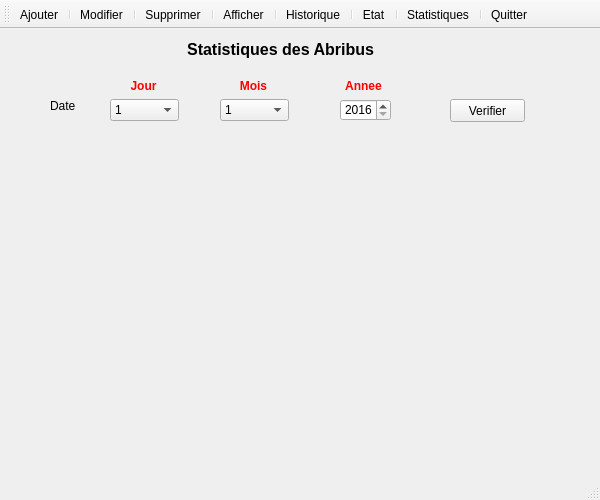
<?xml version="1.0" encoding="UTF-8"?>
<ui version="4.0">
 <class>Passage</class>
 <widget class="QMainWindow" name="Passage">
  <property name="geometry">
   <rect>
    <x>0</x>
    <y>0</y>
    <width>600</width>
    <height>500</height>
   </rect>
  </property>
  <property name="windowTitle">
   <string>Passage Pieton</string>
  </property>
  <property name="windowIcon">
   <iconset resource="ressource.qrc">
    <normaloff>:/icone/ChoixObjet/person-crossing-street-on-crosswalk.png</normaloff>:/icone/ChoixObjet/person-crossing-street-on-crosswalk.png</iconset>
  </property>
  <widget class="QWidget" name="centralwidget">
   <widget class="QStackedWidget" name="stackedWidget">
    <property name="geometry">
     <rect>
      <x>10</x>
      <y>10</y>
      <width>591</width>
      <height>541</height>
     </rect>
    </property>
    <property name="currentIndex">
     <number>6</number>
    </property>
    <widget class="QWidget" name="Historique">
     <widget class="QLabel" name="label_2">
      <property name="geometry">
       <rect>
        <x>60</x>
        <y>30</y>
        <width>47</width>
        <height>13</height>
       </rect>
      </property>
      <property name="text">
       <string>Numero</string>
      </property>
     </widget>
     <widget class="QComboBox" name="numerorechhist">
      <property name="geometry">
       <rect>
        <x>140</x>
        <y>30</y>
        <width>41</width>
        <height>22</height>
       </rect>
      </property>
     </widget>
     <widget class="QLabel" name="label_28">
      <property name="geometry">
       <rect>
        <x>260</x>
        <y>0</y>
        <width>111</width>
        <height>21</height>
       </rect>
      </property>
      <property name="text">
       <string>&lt;html&gt;&lt;head/&gt;&lt;body&gt;&lt;p align=&quot;center&quot;&gt;&lt;span style=&quot; font-size:12pt; font-weight:600;&quot;&gt;Historique&lt;/span&gt;&lt;/p&gt;&lt;/body&gt;&lt;/html&gt;</string>
      </property>
      <property name="wordWrap">
       <bool>false</bool>
      </property>
     </widget>
     <widget class="QTableView" name="tablehistoriquepa">
      <property name="geometry">
       <rect>
        <x>15</x>
        <y>71</y>
        <width>541</width>
        <height>331</height>
       </rect>
      </property>
     </widget>
     <widget class="QPushButton" name="verifierhist">
      <property name="geometry">
       <rect>
        <x>230</x>
        <y>30</y>
        <width>75</width>
        <height>23</height>
       </rect>
      </property>
      <property name="text">
       <string>Verifier</string>
      </property>
     </widget>
    </widget>
    <widget class="QWidget" name="Afficher">
     <widget class="QLabel" name="label_29">
      <property name="geometry">
       <rect>
        <x>260</x>
        <y>0</y>
        <width>111</width>
        <height>21</height>
       </rect>
      </property>
      <property name="text">
       <string>&lt;html&gt;&lt;head/&gt;&lt;body&gt;&lt;p align=&quot;center&quot;&gt;&lt;span style=&quot; font-size:12pt; font-weight:600;&quot;&gt;Afficher&lt;/span&gt;&lt;/p&gt;&lt;/body&gt;&lt;/html&gt;</string>
      </property>
      <property name="wordWrap">
       <bool>false</bool>
      </property>
     </widget>
     <widget class="QTableView" name="tableafficherpa">
      <property name="geometry">
       <rect>
        <x>5</x>
        <y>41</y>
        <width>571</width>
        <height>341</height>
       </rect>
      </property>
     </widget>
    </widget>
    <widget class="QWidget" name="Ajouter">
     <widget class="QLabel" name="label_3">
      <property name="geometry">
       <rect>
        <x>40</x>
        <y>40</y>
        <width>47</width>
        <height>13</height>
       </rect>
      </property>
      <property name="text">
       <string>Numero</string>
      </property>
     </widget>
     <widget class="QLabel" name="label_4">
      <property name="geometry">
       <rect>
        <x>40</x>
        <y>70</y>
        <width>47</width>
        <height>13</height>
       </rect>
      </property>
      <property name="text">
       <string>Nom</string>
      </property>
     </widget>
     <widget class="QLabel" name="label_5">
      <property name="geometry">
       <rect>
        <x>40</x>
        <y>110</y>
        <width>47</width>
        <height>13</height>
       </rect>
      </property>
      <property name="text">
       <string>Lieu</string>
      </property>
     </widget>
     <widget class="QLabel" name="label_6">
      <property name="geometry">
       <rect>
        <x>40</x>
        <y>150</y>
        <width>71</width>
        <height>16</height>
       </rect>
      </property>
      <property name="text">
       <string>Commentaire</string>
      </property>
     </widget>
     <widget class="QLabel" name="label_7">
      <property name="geometry">
       <rect>
        <x>40</x>
        <y>220</y>
        <width>47</width>
        <height>13</height>
       </rect>
      </property>
      <property name="text">
       <string>Etat</string>
      </property>
     </widget>
     <widget class="QLineEdit" name="nomajpa">
      <property name="geometry">
       <rect>
        <x>130</x>
        <y>70</y>
        <width>221</width>
        <height>20</height>
       </rect>
      </property>
     </widget>
     <widget class="QTextEdit" name="commentaireajpa">
      <property name="geometry">
       <rect>
        <x>130</x>
        <y>150</y>
        <width>221</width>
        <height>61</height>
       </rect>
      </property>
     </widget>
     <widget class="QLineEdit" name="lieuajpa">
      <property name="geometry">
       <rect>
        <x>130</x>
        <y>110</y>
        <width>221</width>
        <height>20</height>
       </rect>
      </property>
     </widget>
     <widget class="QSpinBox" name="numeroajpa">
      <property name="geometry">
       <rect>
        <x>130</x>
        <y>40</y>
        <width>42</width>
        <height>22</height>
       </rect>
      </property>
     </widget>
     <widget class="QPushButton" name="ajouterpa">
      <property name="geometry">
       <rect>
        <x>180</x>
        <y>300</y>
        <width>75</width>
        <height>23</height>
       </rect>
      </property>
      <property name="text">
       <string>Ajouter</string>
      </property>
     </widget>
     <widget class="QPushButton" name="annuleraj">
      <property name="geometry">
       <rect>
        <x>340</x>
        <y>300</y>
        <width>75</width>
        <height>23</height>
       </rect>
      </property>
      <property name="text">
       <string>Annuler</string>
      </property>
     </widget>
     <widget class="QLabel" name="label_26">
      <property name="geometry">
       <rect>
        <x>260</x>
        <y>0</y>
        <width>111</width>
        <height>21</height>
       </rect>
      </property>
      <property name="text">
       <string>&lt;html&gt;&lt;head/&gt;&lt;body&gt;&lt;p align=&quot;center&quot;&gt;&lt;span style=&quot; font-size:12pt; font-weight:600;&quot;&gt;Ajouter&lt;/span&gt;&lt;/p&gt;&lt;/body&gt;&lt;/html&gt;</string>
      </property>
      <property name="wordWrap">
       <bool>false</bool>
      </property>
     </widget>
     <widget class="QComboBox" name="etatajpa">
      <property name="geometry">
       <rect>
        <x>130</x>
        <y>220</y>
        <width>69</width>
        <height>22</height>
       </rect>
      </property>
      <item>
       <property name="text">
        <string>Allume</string>
       </property>
      </item>
      <item>
       <property name="text">
        <string>Eteinte</string>
       </property>
      </item>
     </widget>
     <zorder>annuleraj</zorder>
     <zorder>label_6</zorder>
     <zorder>label_26</zorder>
     <zorder>label_5</zorder>
     <zorder>numeroajpa</zorder>
     <zorder>label_3</zorder>
     <zorder>label_7</zorder>
     <zorder>ajouterpa</zorder>
     <zorder>label_4</zorder>
     <zorder>lieuajpa</zorder>
     <zorder>nomajpa</zorder>
     <zorder>commentaireajpa</zorder>
     <zorder>etatajpa</zorder>
    </widget>
    <widget class="QWidget" name="Etat">
     <widget class="QComboBox" name="numerorechpa">
      <property name="geometry">
       <rect>
        <x>110</x>
        <y>40</y>
        <width>69</width>
        <height>22</height>
       </rect>
      </property>
     </widget>
     <widget class="QLabel" name="label">
      <property name="geometry">
       <rect>
        <x>40</x>
        <y>40</y>
        <width>91</width>
        <height>20</height>
       </rect>
      </property>
      <property name="text">
       <string>Numero</string>
      </property>
     </widget>
     <widget class="QLabel" name="label_27">
      <property name="geometry">
       <rect>
        <x>260</x>
        <y>0</y>
        <width>111</width>
        <height>21</height>
       </rect>
      </property>
      <property name="text">
       <string>&lt;html&gt;&lt;head/&gt;&lt;body&gt;&lt;p align=&quot;center&quot;&gt;&lt;span style=&quot; font-size:12pt; font-weight:600;&quot;&gt;Etat&lt;/span&gt;&lt;/p&gt;&lt;/body&gt;&lt;/html&gt;</string>
      </property>
      <property name="wordWrap">
       <bool>false</bool>
      </property>
     </widget>
     <widget class="QTableView" name="tableetatpa">
      <property name="geometry">
       <rect>
        <x>130</x>
        <y>80</y>
        <width>351</width>
        <height>61</height>
       </rect>
      </property>
     </widget>
     <widget class="QPushButton" name="verifieretatpa">
      <property name="geometry">
       <rect>
        <x>240</x>
        <y>40</y>
        <width>75</width>
        <height>23</height>
       </rect>
      </property>
      <property name="text">
       <string>Verifier</string>
      </property>
     </widget>
     <widget class="QLabel" name="imagepa">
      <property name="geometry">
       <rect>
        <x>340</x>
        <y>190</y>
        <width>201</width>
        <height>151</height>
       </rect>
      </property>
      <property name="text">
       <string/>
      </property>
     </widget>
    </widget>
    <widget class="QWidget" name="Modifier">
     <widget class="QLabel" name="label_10">
      <property name="geometry">
       <rect>
        <x>40</x>
        <y>300</y>
        <width>61</width>
        <height>20</height>
       </rect>
      </property>
      <property name="text">
       <string>Nom capteur</string>
      </property>
     </widget>
     <widget class="QLabel" name="label_11">
      <property name="geometry">
       <rect>
        <x>40</x>
        <y>190</y>
        <width>71</width>
        <height>16</height>
       </rect>
      </property>
      <property name="text">
       <string>Commentaire</string>
      </property>
     </widget>
     <widget class="QLabel" name="label_12">
      <property name="geometry">
       <rect>
        <x>40</x>
        <y>260</y>
        <width>47</width>
        <height>13</height>
       </rect>
      </property>
      <property name="text">
       <string>Etat</string>
      </property>
     </widget>
     <widget class="QPushButton" name="annlermo">
      <property name="geometry">
       <rect>
        <x>340</x>
        <y>330</y>
        <width>75</width>
        <height>23</height>
       </rect>
      </property>
      <property name="text">
       <string>Annuler</string>
      </property>
     </widget>
     <widget class="QLineEdit" name="NomCapteurmo">
      <property name="geometry">
       <rect>
        <x>130</x>
        <y>300</y>
        <width>221</width>
        <height>20</height>
       </rect>
      </property>
     </widget>
     <widget class="QPushButton" name="enregistrer">
      <property name="geometry">
       <rect>
        <x>180</x>
        <y>330</y>
        <width>75</width>
        <height>23</height>
       </rect>
      </property>
      <property name="text">
       <string>Enregistrer</string>
      </property>
     </widget>
     <widget class="QLabel" name="label_13">
      <property name="geometry">
       <rect>
        <x>40</x>
        <y>40</y>
        <width>47</width>
        <height>13</height>
       </rect>
      </property>
      <property name="text">
       <string>Numero</string>
      </property>
     </widget>
     <widget class="QLineEdit" name="Lieumo">
      <property name="geometry">
       <rect>
        <x>130</x>
        <y>150</y>
        <width>221</width>
        <height>20</height>
       </rect>
      </property>
     </widget>
     <widget class="QLabel" name="label_15">
      <property name="geometry">
       <rect>
        <x>40</x>
        <y>150</y>
        <width>47</width>
        <height>13</height>
       </rect>
      </property>
      <property name="text">
       <string>Lieu</string>
      </property>
     </widget>
     <widget class="QTextEdit" name="Commentairemo">
      <property name="geometry">
       <rect>
        <x>130</x>
        <y>190</y>
        <width>221</width>
        <height>61</height>
       </rect>
      </property>
     </widget>
     <widget class="QLineEdit" name="Nommo">
      <property name="geometry">
       <rect>
        <x>130</x>
        <y>110</y>
        <width>221</width>
        <height>20</height>
       </rect>
      </property>
     </widget>
     <widget class="QLabel" name="label_16">
      <property name="geometry">
       <rect>
        <x>40</x>
        <y>110</y>
        <width>47</width>
        <height>13</height>
       </rect>
      </property>
      <property name="text">
       <string>Nom</string>
      </property>
     </widget>
     <widget class="QComboBox" name="Numerorech">
      <property name="geometry">
       <rect>
        <x>130</x>
        <y>30</y>
        <width>69</width>
        <height>22</height>
       </rect>
      </property>
      <item>
       <property name="text">
        <string>1</string>
       </property>
      </item>
      <item>
       <property name="text">
        <string>2</string>
       </property>
      </item>
      <item>
       <property name="text">
        <string>3</string>
       </property>
      </item>
      <item>
       <property name="text">
        <string>4</string>
       </property>
      </item>
      <item>
       <property name="text">
        <string>5</string>
       </property>
      </item>
      <item>
       <property name="text">
        <string>6</string>
       </property>
      </item>
     </widget>
     <widget class="QLabel" name="label_25">
      <property name="geometry">
       <rect>
        <x>260</x>
        <y>0</y>
        <width>111</width>
        <height>21</height>
       </rect>
      </property>
      <property name="text">
       <string>&lt;html&gt;&lt;head/&gt;&lt;body&gt;&lt;p align=&quot;center&quot;&gt;&lt;span style=&quot; font-size:12pt; font-weight:600;&quot;&gt;Modifier&lt;/span&gt;&lt;/p&gt;&lt;/body&gt;&lt;/html&gt;</string>
      </property>
      <property name="wordWrap">
       <bool>false</bool>
      </property>
     </widget>
     <widget class="QComboBox" name="etatmo">
      <property name="geometry">
       <rect>
        <x>130</x>
        <y>260</y>
        <width>69</width>
        <height>22</height>
       </rect>
      </property>
      <item>
       <property name="text">
        <string>Allume</string>
       </property>
      </item>
      <item>
       <property name="text">
        <string>Eteinte</string>
       </property>
      </item>
     </widget>
     <widget class="QPushButton" name="Rechercher">
      <property name="geometry">
       <rect>
        <x>220</x>
        <y>30</y>
        <width>75</width>
        <height>23</height>
       </rect>
      </property>
      <property name="text">
       <string>Rechercher</string>
      </property>
     </widget>
     <widget class="QLineEdit" name="Numeromo">
      <property name="geometry">
       <rect>
        <x>130</x>
        <y>70</y>
        <width>221</width>
        <height>20</height>
       </rect>
      </property>
     </widget>
     <widget class="QLabel" name="label_9">
      <property name="geometry">
       <rect>
        <x>40</x>
        <y>70</y>
        <width>47</width>
        <height>13</height>
       </rect>
      </property>
      <property name="text">
       <string>Numero</string>
      </property>
     </widget>
    </widget>
    <widget class="QWidget" name="Supprimer">
     <widget class="QLabel" name="label_17">
      <property name="geometry">
       <rect>
        <x>40</x>
        <y>280</y>
        <width>47</width>
        <height>13</height>
       </rect>
      </property>
      <property name="text">
       <string>Etat</string>
      </property>
     </widget>
     <widget class="QTextEdit" name="Commentairesupp">
      <property name="geometry">
       <rect>
        <x>130</x>
        <y>200</y>
        <width>221</width>
        <height>61</height>
       </rect>
      </property>
     </widget>
     <widget class="QLabel" name="label_18">
      <property name="geometry">
       <rect>
        <x>40</x>
        <y>40</y>
        <width>47</width>
        <height>13</height>
       </rect>
      </property>
      <property name="text">
       <string>Numero</string>
      </property>
     </widget>
     <widget class="QLabel" name="label_20">
      <property name="geometry">
       <rect>
        <x>40</x>
        <y>200</y>
        <width>71</width>
        <height>16</height>
       </rect>
      </property>
      <property name="text">
       <string>Commentaire</string>
      </property>
     </widget>
     <widget class="QPushButton" name="annlersupp">
      <property name="geometry">
       <rect>
        <x>340</x>
        <y>350</y>
        <width>75</width>
        <height>23</height>
       </rect>
      </property>
      <property name="text">
       <string>Annuler</string>
      </property>
     </widget>
     <widget class="QPushButton" name="Supprimer_2">
      <property name="geometry">
       <rect>
        <x>180</x>
        <y>350</y>
        <width>75</width>
        <height>23</height>
       </rect>
      </property>
      <property name="text">
       <string>Supprimer</string>
      </property>
     </widget>
     <widget class="QComboBox" name="Numerorechsupp">
      <property name="geometry">
       <rect>
        <x>130</x>
        <y>40</y>
        <width>69</width>
        <height>22</height>
       </rect>
      </property>
      <item>
       <property name="text">
        <string>1</string>
       </property>
      </item>
      <item>
       <property name="text">
        <string>2</string>
       </property>
      </item>
      <item>
       <property name="text">
        <string>3</string>
       </property>
      </item>
      <item>
       <property name="text">
        <string>4</string>
       </property>
      </item>
      <item>
       <property name="text">
        <string>5</string>
       </property>
      </item>
      <item>
       <property name="text">
        <string>6</string>
       </property>
      </item>
      <item>
       <property name="text">
        <string>7</string>
       </property>
      </item>
      <item>
       <property name="text">
        <string>8</string>
       </property>
      </item>
      <item>
       <property name="text">
        <string>9</string>
       </property>
      </item>
      <item>
       <property name="text">
        <string>10</string>
       </property>
      </item>
     </widget>
     <widget class="QLineEdit" name="Nomsupp">
      <property name="geometry">
       <rect>
        <x>130</x>
        <y>120</y>
        <width>221</width>
        <height>20</height>
       </rect>
      </property>
     </widget>
     <widget class="QLabel" name="label_21">
      <property name="geometry">
       <rect>
        <x>40</x>
        <y>160</y>
        <width>47</width>
        <height>13</height>
       </rect>
      </property>
      <property name="text">
       <string>Lieu</string>
      </property>
     </widget>
     <widget class="QLineEdit" name="NomCapteursupp">
      <property name="geometry">
       <rect>
        <x>130</x>
        <y>320</y>
        <width>221</width>
        <height>20</height>
       </rect>
      </property>
     </widget>
     <widget class="QLabel" name="label_22">
      <property name="geometry">
       <rect>
        <x>40</x>
        <y>320</y>
        <width>61</width>
        <height>20</height>
       </rect>
      </property>
      <property name="text">
       <string>Nom capteur</string>
      </property>
     </widget>
     <widget class="QLabel" name="label_23">
      <property name="geometry">
       <rect>
        <x>40</x>
        <y>120</y>
        <width>47</width>
        <height>13</height>
       </rect>
      </property>
      <property name="text">
       <string>Nom</string>
      </property>
     </widget>
     <widget class="QLineEdit" name="Lieusupp">
      <property name="geometry">
       <rect>
        <x>130</x>
        <y>160</y>
        <width>221</width>
        <height>20</height>
       </rect>
      </property>
     </widget>
     <widget class="QLabel" name="label_24">
      <property name="geometry">
       <rect>
        <x>260</x>
        <y>0</y>
        <width>111</width>
        <height>21</height>
       </rect>
      </property>
      <property name="text">
       <string>&lt;html&gt;&lt;head/&gt;&lt;body&gt;&lt;p align=&quot;center&quot;&gt;&lt;span style=&quot; font-size:12pt; font-weight:600;&quot;&gt;Supprimer&lt;/span&gt;&lt;/p&gt;&lt;/body&gt;&lt;/html&gt;</string>
      </property>
      <property name="wordWrap">
       <bool>false</bool>
      </property>
     </widget>
     <widget class="QComboBox" name="etatsupp">
      <property name="geometry">
       <rect>
        <x>130</x>
        <y>280</y>
        <width>69</width>
        <height>22</height>
       </rect>
      </property>
      <item>
       <property name="text">
        <string>Allume</string>
       </property>
      </item>
      <item>
       <property name="text">
        <string>Eteinte</string>
       </property>
      </item>
     </widget>
     <widget class="QLineEdit" name="Numerosupp">
      <property name="geometry">
       <rect>
        <x>130</x>
        <y>80</y>
        <width>221</width>
        <height>20</height>
       </rect>
      </property>
     </widget>
     <widget class="QLabel" name="label_14">
      <property name="geometry">
       <rect>
        <x>40</x>
        <y>80</y>
        <width>47</width>
        <height>13</height>
       </rect>
      </property>
      <property name="text">
       <string>Numero</string>
      </property>
     </widget>
     <widget class="QPushButton" name="Rechercher_2">
      <property name="geometry">
       <rect>
        <x>220</x>
        <y>40</y>
        <width>75</width>
        <height>23</height>
       </rect>
      </property>
      <property name="text">
       <string>Rechercher</string>
      </property>
     </widget>
    </widget>
    <widget class="QWidget" name="Statistiques">
     <widget class="QLabel" name="label_30">
      <property name="geometry">
       <rect>
        <x>170</x>
        <y>0</y>
        <width>201</width>
        <height>21</height>
       </rect>
      </property>
      <property name="text">
       <string>&lt;html&gt;&lt;head/&gt;&lt;body&gt;&lt;p align=&quot;center&quot;&gt;&lt;span style=&quot; font-size:12pt; font-weight:600;&quot;&gt;Statistiques des Abribus&lt;/span&gt;&lt;/p&gt;&lt;/body&gt;&lt;/html&gt;</string>
      </property>
      <property name="wordWrap">
       <bool>false</bool>
      </property>
     </widget>
     <widget class="QLabel" name="label_31">
      <property name="geometry">
       <rect>
        <x>220</x>
        <y>40</y>
        <width>47</width>
        <height>13</height>
       </rect>
      </property>
      <property name="whatsThis">
       <string>&lt;html&gt;&lt;head/&gt;&lt;body&gt;&lt;p align=&quot;center&quot;&gt;&lt;span style=&quot; font-weight:600;&quot;&gt;Jour&lt;/span&gt;&lt;/p&gt;&lt;/body&gt;&lt;/html&gt;</string>
      </property>
      <property name="text">
       <string>&lt;html&gt;&lt;head/&gt;&lt;body&gt;&lt;p align=&quot;center&quot;&gt;&lt;span style=&quot; font-weight:600; color:#ff0000;&quot;&gt;Mois&lt;/span&gt;&lt;/p&gt;&lt;/body&gt;&lt;/html&gt;</string>
      </property>
     </widget>
     <widget class="QPushButton" name="verfier_stat">
      <property name="geometry">
       <rect>
        <x>440</x>
        <y>60</y>
        <width>75</width>
        <height>23</height>
       </rect>
      </property>
      <property name="text">
       <string>Verifier</string>
      </property>
     </widget>
     <widget class="QComboBox" name="month">
      <property name="geometry">
       <rect>
        <x>210</x>
        <y>60</y>
        <width>69</width>
        <height>22</height>
       </rect>
      </property>
      <item>
       <property name="text">
        <string>1</string>
       </property>
      </item>
      <item>
       <property name="text">
        <string>2</string>
       </property>
      </item>
      <item>
       <property name="text">
        <string>3</string>
       </property>
      </item>
      <item>
       <property name="text">
        <string>4</string>
       </property>
      </item>
      <item>
       <property name="text">
        <string>5</string>
       </property>
      </item>
      <item>
       <property name="text">
        <string>6</string>
       </property>
      </item>
      <item>
       <property name="text">
        <string>7</string>
       </property>
      </item>
      <item>
       <property name="text">
        <string>8</string>
       </property>
      </item>
      <item>
       <property name="text">
        <string>9</string>
       </property>
      </item>
      <item>
       <property name="text">
        <string>10</string>
       </property>
      </item>
      <item>
       <property name="text">
        <string>11</string>
       </property>
      </item>
      <item>
       <property name="text">
        <string>12</string>
       </property>
      </item>
     </widget>
     <widget class="QLabel" name="label_32">
      <property name="geometry">
       <rect>
        <x>330</x>
        <y>40</y>
        <width>47</width>
        <height>13</height>
       </rect>
      </property>
      <property name="whatsThis">
       <string>&lt;html&gt;&lt;head/&gt;&lt;body&gt;&lt;p align=&quot;center&quot;&gt;&lt;span style=&quot; font-weight:600;&quot;&gt;Jour&lt;/span&gt;&lt;/p&gt;&lt;/body&gt;&lt;/html&gt;</string>
      </property>
      <property name="text">
       <string>&lt;html&gt;&lt;head/&gt;&lt;body&gt;&lt;p align=&quot;center&quot;&gt;&lt;span style=&quot; font-weight:600; color:#ff0000;&quot;&gt;Annee&lt;/span&gt;&lt;/p&gt;&lt;/body&gt;&lt;/html&gt;</string>
      </property>
     </widget>
     <widget class="QLabel" name="label_8">
      <property name="geometry">
       <rect>
        <x>40</x>
        <y>60</y>
        <width>47</width>
        <height>13</height>
       </rect>
      </property>
      <property name="text">
       <string>Date</string>
      </property>
     </widget>
     <widget class="QComboBox" name="day">
      <property name="geometry">
       <rect>
        <x>100</x>
        <y>60</y>
        <width>69</width>
        <height>22</height>
       </rect>
      </property>
      <item>
       <property name="text">
        <string>1</string>
       </property>
      </item>
      <item>
       <property name="text">
        <string>2</string>
       </property>
      </item>
      <item>
       <property name="text">
        <string>3</string>
       </property>
      </item>
      <item>
       <property name="text">
        <string>4</string>
       </property>
      </item>
      <item>
       <property name="text">
        <string>5</string>
       </property>
      </item>
      <item>
       <property name="text">
        <string>6</string>
       </property>
      </item>
      <item>
       <property name="text">
        <string>7</string>
       </property>
      </item>
      <item>
       <property name="text">
        <string>8</string>
       </property>
      </item>
      <item>
       <property name="text">
        <string>9</string>
       </property>
      </item>
      <item>
       <property name="text">
        <string>10</string>
       </property>
      </item>
      <item>
       <property name="text">
        <string>11</string>
       </property>
      </item>
      <item>
       <property name="text">
        <string>12</string>
       </property>
      </item>
      <item>
       <property name="text">
        <string>13</string>
       </property>
      </item>
      <item>
       <property name="text">
        <string>14</string>
       </property>
      </item>
      <item>
       <property name="text">
        <string>15</string>
       </property>
      </item>
      <item>
       <property name="text">
        <string>16</string>
       </property>
      </item>
      <item>
       <property name="text">
        <string>17</string>
       </property>
      </item>
      <item>
       <property name="text">
        <string>18</string>
       </property>
      </item>
      <item>
       <property name="text">
        <string>19</string>
       </property>
      </item>
      <item>
       <property name="text">
        <string>20</string>
       </property>
      </item>
      <item>
       <property name="text">
        <string>21</string>
       </property>
      </item>
      <item>
       <property name="text">
        <string>22</string>
       </property>
      </item>
      <item>
       <property name="text">
        <string>23</string>
       </property>
      </item>
      <item>
       <property name="text">
        <string>24</string>
       </property>
      </item>
      <item>
       <property name="text">
        <string>25</string>
       </property>
      </item>
      <item>
       <property name="text">
        <string>26</string>
       </property>
      </item>
      <item>
       <property name="text">
        <string>27</string>
       </property>
      </item>
      <item>
       <property name="text">
        <string>28</string>
       </property>
      </item>
      <item>
       <property name="text">
        <string>29</string>
       </property>
      </item>
      <item>
       <property name="text">
        <string>30</string>
       </property>
      </item>
      <item>
       <property name="text">
        <string>31</string>
       </property>
      </item>
     </widget>
     <widget class="QWidget" name="widget" native="true">
      <property name="geometry">
       <rect>
        <x>9</x>
        <y>119</y>
        <width>551</width>
        <height>291</height>
       </rect>
      </property>
     </widget>
     <widget class="QSpinBox" name="year">
      <property name="geometry">
       <rect>
        <x>330</x>
        <y>60</y>
        <width>51</width>
        <height>22</height>
       </rect>
      </property>
      <property name="minimum">
       <number>2016</number>
      </property>
      <property name="maximum">
       <number>2020</number>
      </property>
     </widget>
     <widget class="QLabel" name="label_19">
      <property name="geometry">
       <rect>
        <x>110</x>
        <y>40</y>
        <width>47</width>
        <height>13</height>
       </rect>
      </property>
      <property name="whatsThis">
       <string>&lt;html&gt;&lt;head/&gt;&lt;body&gt;&lt;p align=&quot;center&quot;&gt;&lt;span style=&quot; font-weight:600;&quot;&gt;Jour&lt;/span&gt;&lt;/p&gt;&lt;/body&gt;&lt;/html&gt;</string>
      </property>
      <property name="text">
       <string>&lt;html&gt;&lt;head/&gt;&lt;body&gt;&lt;p align=&quot;center&quot;&gt;&lt;span style=&quot; font-weight:600; color:#ff0000;&quot;&gt;Jour&lt;/span&gt;&lt;/p&gt;&lt;/body&gt;&lt;/html&gt;</string>
      </property>
     </widget>
    </widget>
   </widget>
  </widget>
  <widget class="QStatusBar" name="statusbar"/>
  <widget class="QToolBar" name="toolBar">
   <property name="windowTitle">
    <string>toolBar</string>
   </property>
   <property name="toolButtonStyle">
    <enum>Qt::ToolButtonTextUnderIcon</enum>
   </property>
   <attribute name="toolBarArea">
    <enum>TopToolBarArea</enum>
   </attribute>
   <attribute name="toolBarBreak">
    <bool>false</bool>
   </attribute>
   <addaction name="actionAjouter"/>
   <addaction name="separator"/>
   <addaction name="actionModifier"/>
   <addaction name="separator"/>
   <addaction name="actionSupprimer"/>
   <addaction name="separator"/>
   <addaction name="actionAfficher"/>
   <addaction name="separator"/>
   <addaction name="actionHistorique"/>
   <addaction name="separator"/>
   <addaction name="actionEtat"/>
   <addaction name="separator"/>
   <addaction name="actionStatistiques"/>
   <addaction name="separator"/>
   <addaction name="actionQuitter"/>
  </widget>
  <action name="actionAjouter">
   <property name="icon">
    <iconset resource="ressource.qrc">
     <normaloff>:/icone/jaune/add-button-inside-black-circle.png</normaloff>:/icone/jaune/add-button-inside-black-circle.png</iconset>
   </property>
   <property name="text">
    <string>Ajouter</string>
   </property>
  </action>
  <action name="actionModifier">
   <property name="icon">
    <iconset resource="ressource.qrc">
     <normaloff>:/icone/jaune/cogwheel.png</normaloff>:/icone/jaune/cogwheel.png</iconset>
   </property>
   <property name="text">
    <string>Modifier</string>
   </property>
  </action>
  <action name="actionSupprimer">
   <property name="icon">
    <iconset resource="ressource.qrc">
     <normaloff>:/icone/jaune/cancel-button.png</normaloff>:/icone/jaune/cancel-button.png</iconset>
   </property>
   <property name="text">
    <string>Supprimer</string>
   </property>
  </action>
  <action name="actionAfficher">
   <property name="icon">
    <iconset resource="ressource.qrc">
     <normaloff>:/icone/jaune/list.png</normaloff>:/icone/jaune/list.png</iconset>
   </property>
   <property name="text">
    <string>Afficher</string>
   </property>
  </action>
  <action name="actionHistorique">
   <property name="icon">
    <iconset resource="ressource.qrc">
     <normaloff>:/icone/jaune/verification-of-delivery-list-clipboard-symbol.png</normaloff>:/icone/jaune/verification-of-delivery-list-clipboard-symbol.png</iconset>
   </property>
   <property name="text">
    <string>Historique</string>
   </property>
  </action>
  <action name="actionEtat">
   <property name="icon">
    <iconset resource="ressource.qrc">
     <normaloff>:/icone/status/question-1.png</normaloff>:/icone/status/question-1.png</iconset>
   </property>
   <property name="text">
    <string>Etat</string>
   </property>
  </action>
  <action name="actionQuitter">
   <property name="icon">
    <iconset resource="ressource.qrc">
     <normaloff>:/icone/exit.png</normaloff>:/icone/exit.png</iconset>
   </property>
   <property name="text">
    <string>Quitter</string>
   </property>
  </action>
  <action name="actionStatistiques">
   <property name="icon">
    <iconset resource="ressource.qrc">
     <normaloff>:/icone/statistics icons/profits.png</normaloff>:/icone/statistics icons/profits.png</iconset>
   </property>
   <property name="text">
    <string>Statistiques</string>
   </property>
  </action>
 </widget>
 <resources>
  <include location="ressource.qrc"/>
 </resources>
 <connections/>
</ui>
